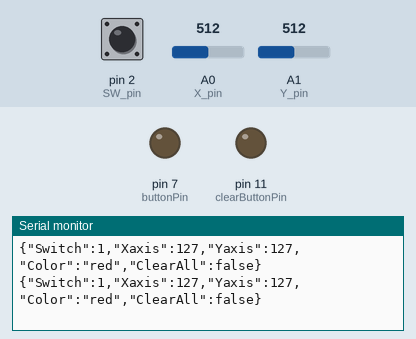
A sketch run on a simulated Arduino Uno, built with avr-gcc and run on an emulated ATmega328P. On the bench: output pins drawn as LEDs (lit = HIGH), the last lines printed to the serial monitor. Inputs (shaded band) come from the test bench; at power-on: A0 (X_pin) = 512, A1 (Y_pin) = 512, pin 2 (SW_pin) HIGH.

Above: at 1.2 s.
1.3 s: A0 (X_pin) set to 409
At 1.51 s:
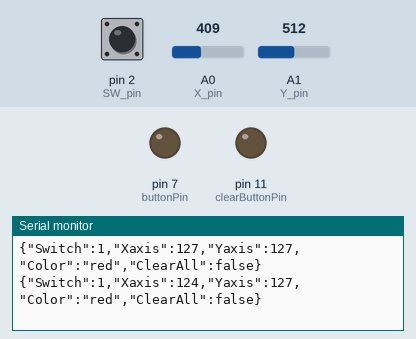
4.3 s: A0 (X_pin) set to 388
At 4.31 s:
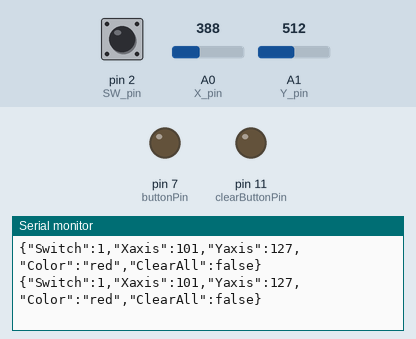
7.3 s: A1 (Y_pin) set to 413
At 7.35 s:
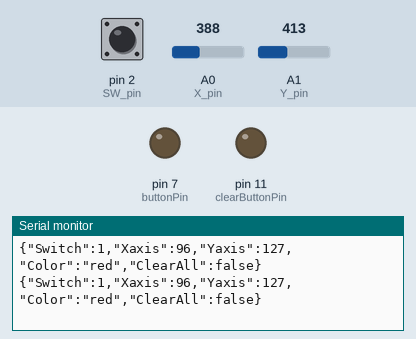
10.3 s: A1 (Y_pin) set to 401
At 10.32 s:
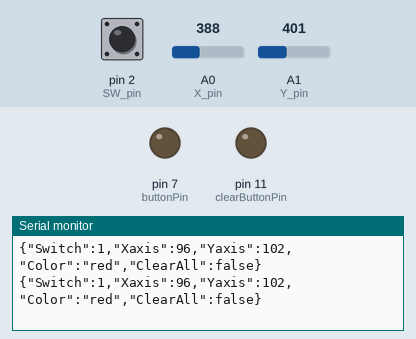
Timing chart, 0 to 13.3 s (numbered marks = the images above; inputs shaded):
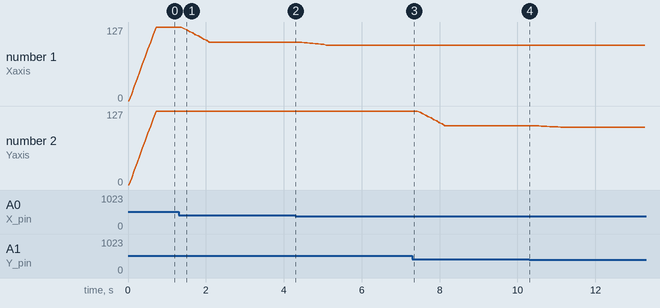

The sketch:

sketch_apr9a.ino
```cpp
#include <Arduino_JSON.h>

const int numReadings = 10;

int xValue = 0; // To store value of the X axis
int yValue = 0; // To store value of the Y axis


//Xsmoothing
int xReadings[numReadings];
int readXIndex = 0;
int xTotal = 0;
int xAverage = 0;

//Ysmoothing
int yReadings[numReadings];
int readYIndex = 0;
int yTotal = 0;
int yAverage = 0;

int XOut = 0;
int YOut = 0;

const int X_pin = A0;
const int Y_pin = A1;
const int SW_pin = 2;

// delay setter
unsigned long previousMillis = 0;
const long interval = 20;


JSONVar serialOutput;

char *colors[] = {
    "red", "orange",
    "yellow", "green",
    "cyan", "blue",
    "magenta", "brown",
    "white", "black",
};
int num_colors = 4;
const int buttonPin = 7;
int buttonState = 0;
int clearButtonState = 0;
int colorSwitcher = 0;
int colorSize = 10;

const int clearButtonPin = 11;

void setup() {
  Serial.begin(9600) ;

  pinMode(SW_pin,INPUT);
  pinMode(buttonPin,OUTPUT);
  pinMode(clearButtonPin,OUTPUT);
  digitalWrite(SW_pin,HIGH);

}

void loop() {
unsigned long currentMillis = millis();

  // read analog X and Y analog values
  xValue = analogRead(X_pin);
  yValue = analogRead(Y_pin);

  buttonState = digitalRead(buttonPin);
  clearButtonState = digitalRead(clearButtonPin);

  XOut = map(xAverage,0,1023,0,255);
  YOut = map(yAverage,0,1023,0,255);

  if (currentMillis - previousMillis >= interval) {
        previousMillis = currentMillis;


       //subtract last X reading
    xTotal = xTotal - xReadings[readXIndex];
    //read from the sensor:
    xReadings[readXIndex] = analogRead(X_pin);
    //add the reading to the total:
    xTotal = xTotal + xReadings[readXIndex];
    //advance to next position in array:
    readXIndex = readXIndex + 1;

      //if at end of array
    if (readXIndex >= numReadings) {
      //... wrap to beginning
      readXIndex = 0;
    }

    xAverage = xTotal / numReadings;

 //subtract last Y reading
    yTotal = yTotal - yReadings[readYIndex];
    //read from the sensor:
    yReadings[readYIndex] = analogRead(Y_pin);
    //add the reading to the total:
    yTotal = yTotal + yReadings[readYIndex];
    //advance to next position in array:
    readYIndex = readYIndex + 1;

     //if at end of array
    if (readYIndex >= numReadings) {
      //... wrap to beginning
      readYIndex = 0;
    }

    yAverage = yTotal / numReadings;


      //create JSON definitions
    serialOutput["Switch"] = digitalRead(SW_pin);
    serialOutput["Xaxis"] = XOut;
    serialOutput["Yaxis"] = YOut;
    // for (int i = 0; i < num_colors; i++){
    //   serialOutput["Color"] = colors[i];
    // }
    if (buttonState == HIGH){
      colorSwitcher++;
    }
    else if (colorSwitcher > colorSize){
      colorSwitcher = 0;
    }
    else{
      serialOutput["Color"] = colors[colorSwitcher];
      // delay(200);
    }

    if (clearButtonState == HIGH){
      serialOutput["ClearAll"] = true;
    }
    else{
      serialOutput["ClearAll"] = false;
    }

     Serial.println(serialOutput);


  }
  // print data to Serial Monitor on Arduino IDE

  // Serial.print("X-axis: ");
  // Serial.print(analogRead(X_pin));
  // Serial.print("\n");

  // Serial.print("Y-axis: ");
  // Serial.print(analogRead(Y_pin));
  // Serial.print("\n\n");


}
```

Measured:
- after the input at 1.3 s, the serial monitor: prints a new line after 0.14 s (image 1)
- plotted number 1: 101 → 96 after the input at 4.3 s
- plotted number 2: 127 → 102 after the input at 7.3 s, 102 → 99 after the input at 10.3 s
